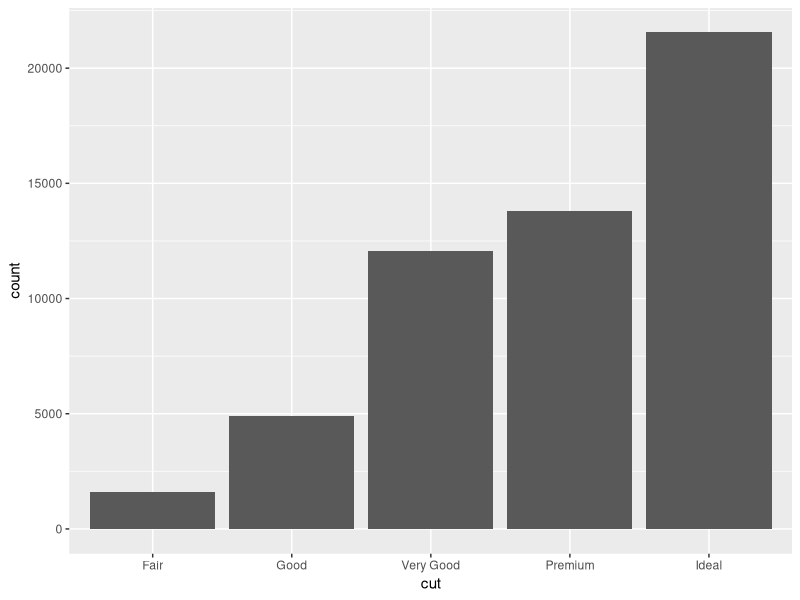
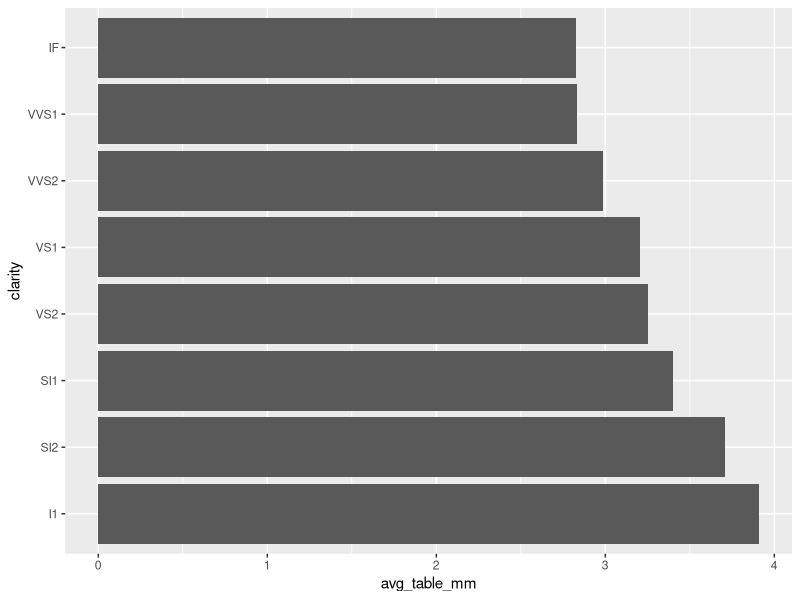

R code for these plots, in order:
## ---- chunk 1
library(tidyverse) 
library(ggplot2)
## ---- chunk 2
diamonds <- diamonds %>% rename(
    depth_pct = depth,
    length_mm = x,
    width_mm = y,
    depth_mm = z,
    table_pct = table
  )
## ---- chunk 3

diamonds |> 
  filter(price < 600) |> 
  group_by(cut) |> 
  summarise(
    avg_carat = mean(carat, na.rm = TRUE),
    avg_price = mean(price, na.rm = TRUE)
  )

diamonds |> 
  filter(length_mm > 0 & width_mm > 0 & depth_mm > 0) |> 
  group_by(cut) |> 
  summarise(
    avg_carat = mean(carat, na.rm = TRUE),
    avg_volume = mean(length_mm*width_mm*depth_mm)
  )

diamonds |> 
  ggplot(aes(x = cut)) +
  geom_bar()

diamonds |> 
  filter()


## ---- chunk 4

diamonds <- diamonds %>%
  mutate(table_mm = table_pct * width_mm / 100)

# Overall table_mm arithmetic mean?

diamonds |> 
  filter(!is.na(table_mm)) |> 
  summarise(
    avg_table_mm = mean(table_mm, na.rm = TRUE)
  )

# table_mm arithmetic mean within each clarity category

diamonds |> 
  group_by(clarity) |> 
  summarise(
    avg_table_mm = mean(table_mm, na.rm = TRUE)
  )

diamonds |> 
  group_by(clarity) |> 
  summarise(
    avg_table_mm = mean(table_mm, na.rm = TRUE)
  ) |> 
  ggplot(aes(x = avg_table_mm, y = clarity)) +
  geom_col()






## ---- chunk 5

diamonds |> 
  select(
    carat, depth_pct, table_pct, price, length_mm, width_mm, depth_mm, table_mm
  ) |> 
  summarise(
    across(where(is.numeric), \(x) mean(x))
  )
## ---- chunk 6




## ---- chunk 7

test_data <- list(
  test1 = c(2.1, 3.8, 4.2),
  test2 = c(1, 10, 100, 1000),
  test3 = c(0, 1, 4),
  test4 = c(0.38,  0.94, -1.56),
  test5 = c(TRUE, TRUE),
  test6 = c("6", "7", "8")
)


# Create for loop to test gmean() on the above examples


## ---- chunk 8
# Copy gmean() from Ex 3 and edit it to check the input





# Copy your code from Ex 4 to test your new command





## ---- chunk 9
# replicate the for loop from Ex 4 using the map (or a similar) function

## ---- chunk 10
# Overall table_mm arithmetic mean, median, and geometric mean?






# Arithmetic mean, median, and geometric mean of table_mm within each clarity category






## ---- chunk 11
# Create gmean2() that computes the geometric mean 
#   that uses the original definition






## ---- chunk 12
# Create a function that computes the harmonic mean







